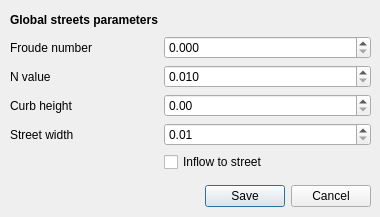
<?xml version="1.0" encoding="UTF-8"?>
<ui version="4.0">
 <class>Dialog</class>
 <widget class="QDialog" name="Dialog">
  <property name="geometry">
   <rect>
    <x>0</x>
    <y>0</y>
    <width>380</width>
    <height>217</height>
   </rect>
  </property>
  <property name="windowTitle">
   <string>Global streets parameters</string>
  </property>
  <widget class="QDialogButtonBox" name="buttonBox">
   <property name="geometry">
    <rect>
     <x>200</x>
     <y>180</y>
     <width>171</width>
     <height>32</height>
    </rect>
   </property>
   <property name="orientation">
    <enum>Qt::Horizontal</enum>
   </property>
   <property name="standardButtons">
    <set>QDialogButtonBox::Cancel|QDialogButtonBox::Save</set>
   </property>
  </widget>
  <widget class="QWidget" name="layoutWidget">
   <property name="geometry">
    <rect>
     <x>10</x>
     <y>10</y>
     <width>361</width>
     <height>173</height>
    </rect>
   </property>
   <layout class="QFormLayout" name="formLayout_2">
    <property name="sizeConstraint">
     <enum>QLayout::SetDefaultConstraint</enum>
    </property>
    <property name="fieldGrowthPolicy">
     <enum>QFormLayout::AllNonFixedFieldsGrow</enum>
    </property>
    <property name="formAlignment">
     <set>Qt::AlignLeading|Qt::AlignLeft|Qt::AlignTop</set>
    </property>
    <item row="0" column="1">
     <spacer name="horizontalSpacer">
      <property name="orientation">
       <enum>Qt::Horizontal</enum>
      </property>
      <property name="sizeHint" stdset="0">
       <size>
        <width>40</width>
        <height>20</height>
       </size>
      </property>
     </spacer>
    </item>
    <item row="1" column="0">
     <widget class="QLabel" name="froude_label">
      <property name="toolTip">
       <string>&lt;html&gt;&lt;head/&gt;&lt;body&gt;&lt;p&gt;&lt;span style=&quot; font-weight:600;&quot;&gt;STRFNO&lt;/span&gt;&lt;/p&gt;&lt;p&gt;(dimensionless)&lt;/p&gt;&lt;p&gt;Maximum street Froude number.&lt;/p&gt;&lt;p&gt;When the computed Froude number for the street flow exceeds STRFNO, the n-value is increased by 0.001 for that grid node.&lt;/p&gt;&lt;p&gt;The increased n-values are reported in the ROUGH.OUT and STREET.RGH files&lt;/p&gt;&lt;p&gt;Range:&lt;/p&gt;&lt;p&gt;0.0 - 5&lt;/p&gt;&lt;/body&gt;&lt;/html&gt;</string>
      </property>
      <property name="text">
       <string>Froude number</string>
      </property>
     </widget>
    </item>
    <item row="1" column="1">
     <widget class="QDoubleSpinBox" name="global_froude">
      <property name="toolTip">
       <string>&lt;html&gt;&lt;head/&gt;&lt;body&gt;&lt;p&gt;STRFNO&lt;/p&gt;&lt;/body&gt;&lt;/html&gt;</string>
      </property>
      <property name="decimals">
       <number>3</number>
      </property>
      <property name="maximum">
       <double>5.000000000000000</double>
      </property>
      <property name="singleStep">
       <double>0.100000000000000</double>
      </property>
     </widget>
    </item>
    <item row="2" column="0">
     <widget class="QLabel" name="n_label">
      <property name="toolTip">
       <string>&lt;html&gt;&lt;head/&gt;&lt;body&gt;&lt;p&gt;&lt;span style=&quot; font-weight:600;&quot;&gt;STRMAN&lt;/span&gt;&lt;/p&gt;&lt;p&gt;(dimensionless)&lt;/p&gt;&lt;p&gt;Global n-value for street flow which that is assigned to all the grid element street segments.&lt;/p&gt;&lt;p&gt;Range:&lt;/p&gt;&lt;p&gt;0.01 - 0.25&lt;/p&gt;&lt;/body&gt;&lt;/html&gt;</string>
      </property>
      <property name="text">
       <string>N value</string>
      </property>
     </widget>
    </item>
    <item row="2" column="1">
     <widget class="QDoubleSpinBox" name="global_n">
      <property name="toolTip">
       <string>&lt;html&gt;&lt;head/&gt;&lt;body&gt;&lt;p&gt;STRMAN&lt;/p&gt;&lt;/body&gt;&lt;/html&gt;</string>
      </property>
      <property name="decimals">
       <number>3</number>
      </property>
      <property name="minimum">
       <double>0.010000000000000</double>
      </property>
      <property name="maximum">
       <double>0.250000000000000</double>
      </property>
      <property name="singleStep">
       <double>0.010000000000000</double>
      </property>
     </widget>
    </item>
    <item row="3" column="0">
     <widget class="QLabel" name="curb_label">
      <property name="toolTip">
       <string>&lt;html&gt;&lt;head/&gt;&lt;body&gt;&lt;p&gt;&lt;span style=&quot; font-weight:600;&quot;&gt;DEPX&lt;/span&gt;&lt;/p&gt;&lt;p&gt;(ft or m)&lt;/p&gt;&lt;p&gt;Global street curb height.&lt;/p&gt;&lt;p&gt;If the street curb height is exceeded by the flow it will result in overland flow depth in the grid element containing the street.&lt;/p&gt;&lt;p&gt;DEPX is used to assign a street curb height to all grid elements.&lt;/p&gt;&lt;p&gt;Range:&lt;/p&gt;&lt;p&gt;0.0 - 2.0 ft&lt;/p&gt;&lt;p&gt;0.0 - 0.6096 m&lt;/p&gt;&lt;/body&gt;&lt;/html&gt;</string>
      </property>
      <property name="text">
       <string>Curb height</string>
      </property>
     </widget>
    </item>
    <item row="3" column="1">
     <widget class="QDoubleSpinBox" name="global_curb">
      <property name="toolTip">
       <string>&lt;html&gt;&lt;head/&gt;&lt;body&gt;&lt;p&gt;DEPX&lt;/p&gt;&lt;/body&gt;&lt;/html&gt;</string>
      </property>
      <property name="decimals">
       <number>2</number>
      </property>
      <property name="minimum">
       <double>0.000000000000000</double>
      </property>
      <property name="maximum">
       <double>2.000000000000000</double>
      </property>
      <property name="singleStep">
       <double>0.100000000000000</double>
      </property>
     </widget>
    </item>
    <item row="4" column="0">
     <widget class="QLabel" name="width_label">
      <property name="toolTip">
       <string>&lt;html&gt;&lt;head/&gt;&lt;body&gt;&lt;p&gt;&lt;span style=&quot; font-weight:600;&quot;&gt;WIDST&lt;/span&gt;&lt;/p&gt;&lt;p&gt;(ft or m)&lt;/p&gt;&lt;p&gt;Global assignment of street width to all streets.&lt;/p&gt;&lt;p&gt;This value is superseded by WIDR(K) when WIDR(K) is greater than zero.&lt;/p&gt;&lt;p&gt;Range: 0 - No upper limit&lt;/p&gt;&lt;/body&gt;&lt;/html&gt;</string>
      </property>
      <property name="text">
       <string>Street width</string>
      </property>
     </widget>
    </item>
    <item row="4" column="1">
     <widget class="QDoubleSpinBox" name="global_width">
      <property name="toolTip">
       <string>&lt;html&gt;&lt;head/&gt;&lt;body&gt;&lt;p&gt;WIDST&lt;/p&gt;&lt;/body&gt;&lt;/html&gt;</string>
      </property>
      <property name="decimals">
       <number>2</number>
      </property>
      <property name="minimum">
       <double>0.010000000000000</double>
      </property>
      <property name="maximum">
       <double>10000.000000000000000</double>
      </property>
     </widget>
    </item>
    <item row="5" column="1">
     <widget class="QCheckBox" name="inflow_to_street">
      <property name="text">
       <string>Inflow to street</string>
      </property>
     </widget>
    </item>
    <item row="0" column="0">
     <widget class="QLabel" name="global_label">
      <property name="text">
       <string>&lt;html&gt;&lt;head/&gt;&lt;body&gt;&lt;p&gt;&lt;span style=&quot; font-weight:600;&quot;&gt;Global streets parameters&lt;/span&gt;&lt;/p&gt;&lt;/body&gt;&lt;/html&gt;</string>
      </property>
     </widget>
    </item>
   </layout>
  </widget>
 </widget>
 <resources/>
 <connections>
  <connection>
   <sender>buttonBox</sender>
   <signal>accepted()</signal>
   <receiver>Dialog</receiver>
   <slot>accept()</slot>
   <hints>
    <hint type="sourcelabel">
     <x>248</x>
     <y>254</y>
    </hint>
    <hint type="destinationlabel">
     <x>157</x>
     <y>274</y>
    </hint>
   </hints>
  </connection>
  <connection>
   <sender>buttonBox</sender>
   <signal>rejected()</signal>
   <receiver>Dialog</receiver>
   <slot>reject()</slot>
   <hints>
    <hint type="sourcelabel">
     <x>316</x>
     <y>260</y>
    </hint>
    <hint type="destinationlabel">
     <x>286</x>
     <y>274</y>
    </hint>
   </hints>
  </connection>
 </connections>
</ui>
